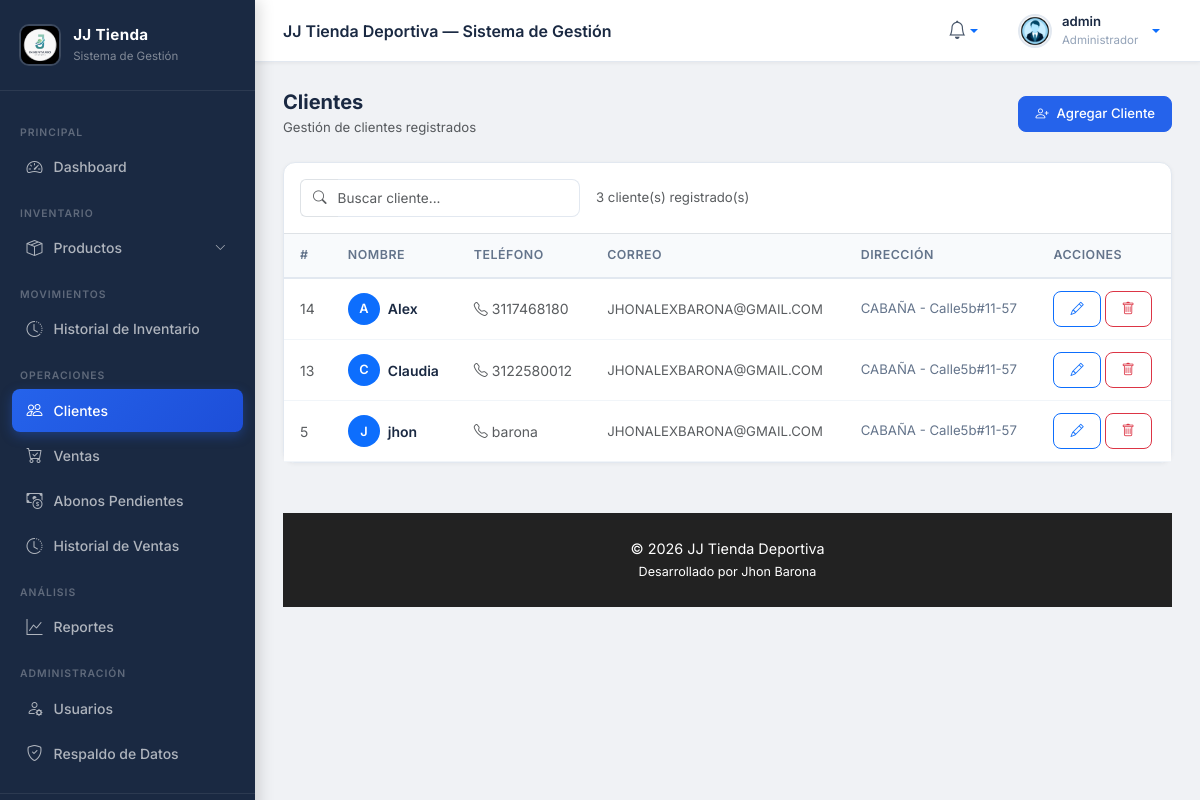
Before: /views/clientes/listar_clientes.php (signed in) with the older database file.
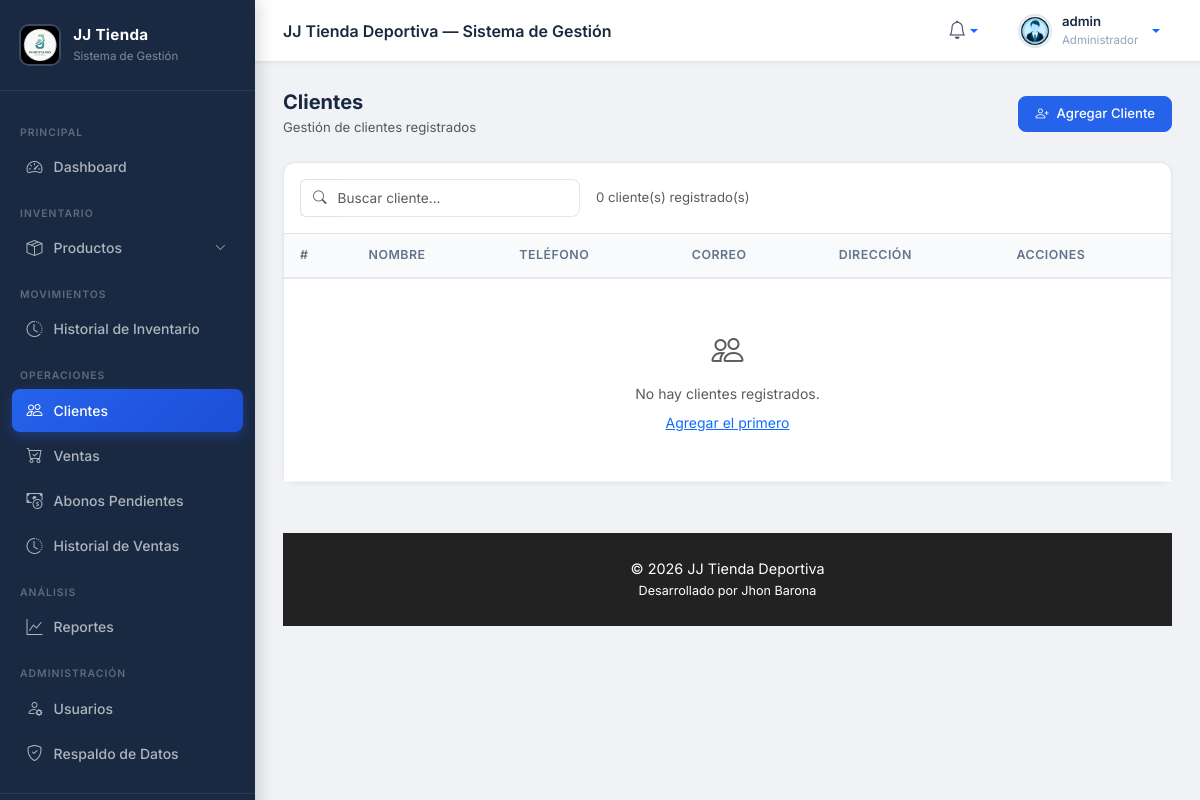
After: the same page with the newer database file.
### tables this page shows
CREATE TABLE `clientes` (
  `id_cliente` int(11) NOT NULL,
  `nombre` varchar(100) NOT NULL,
  `telefono` varchar(20) DEFAULT NULL,
  `correo` varchar(100) DEFAULT NULL,
  `direccion` varchar(150) DEFAULT NULL,
  `fecha_registro` timestamp NOT NULL DEFAULT current_timestamp()
);

### includes/auth.php (called while the page is built, shortened)
<?php
function rolActual() {
    return $_SESSION['rol'] ?? '';
}
function esAdmin() {
    return rolActual() === 'admin';
}

### controllers/clientesController.php (called while the page is built, shortened)
<?php
require_once __DIR__ . '/../models/clientesModel.php';
class ClientesController {
    private $model;
    public function __construct($db)
    {
        $this->model = new ClientesModel($db);
    }
    public function listar()
    {
        return $this->model->listar();
    }
}

### models/clientesModel.php (called while the page is built, shortened)
<?php
class ClientesModel {
    private $conn;
    public function __construct($db)
    {
        $this->conn = $db;
    }
    public function listar()
    {
        $sql = "SELECT * FROM clientes ORDER BY id_cliente DESC";
        $result = $this->conn->query($sql);
        return $result->fetch_all(MYSQLI_ASSOC);
    }
}

### views/clientes/listar_clientes.php (the view, shortened to what this page needs)
<?php
require_once __DIR__ . '/../../includes/auth.php';
require_once __DIR__ . '/../../controllers/clientesController.php';
$db = new Database();
$conn = $db->connect();
$controller = new ClientesController($conn);
$clientes = $controller->listar();
include __DIR__ . '/../../includes/layout.php';
?>
<div class="d-flex align-items-center justify-content-between mb-4">
    <div>
        <h5 class="fw-bold mb-1" style="color:#1a2942;">Clientes</h5>
        <p class="text-muted mb-0" style="font-size:0.825rem;">Gestión de clientes registrados</p>
    </div>
    <a href="agregar_cliente.php" class="btn btn-primary d-flex align-items-center gap-2">
        <i class="bi bi-person-plus"></i> Agregar Cliente
    </a>
</div>
<div class="card">
    <div class="card-body p-0">
        <div class="p-3 border-bottom d-flex align-items-center gap-3">
            <div class="input-group" style="max-width:280px;">
                <span class="input-group-text bg-white border-end-0">
                    <i class="bi bi-search text-muted" style="font-size:0.85rem;"></i>
                </span>
                <input type="text" id="buscador" class="form-control border-start-0 ps-0"
                       placeholder="Buscar cliente..." style="font-size:0.85rem;">
            </div>
            <span class="text-muted" style="font-size:0.825rem;">
                <?= count($clientes) ?> cliente(s) registrado(s)
            </span>
        </div>
        <div class="table-responsive">
            <table class="table mb-0" id="tablaClientes">
                <thead>
                    <tr>
                        <th>#</th>
                        <th>Nombre</th>
                        <th>Teléfono</th>
                        <th>Correo</th>
                        <th>Dirección</th>
                        <th>Acciones</th>
                    </tr>
                </thead>
                <tbody>
                <?php if (!empty($clientes)): ?>
                    <?php foreach ($clientes as $c): ?>
                    <tr>
                        <td class="text-muted"><?= $c['id_cliente'] ?></td>
                        <td>
                            <div class="d-flex align-items-center gap-2">
                                <div class="rounded-circle bg-primary d-flex align-items-center justify-content-center text-white"
                                     style="width:32px;height:32px;font-size:0.8rem;font-weight:600;flex-shrink:0;">
                                    <?= strtoupper(substr($c['nombre'], 0, 1)) ?>
                                </div>
                                <span class="fw-500" style="font-weight:600;color:#1a2942;">
                                    <?= htmlspecialchars($c['nombre']) ?>
                                </span>
                            </div>
                        </td>
                        <td>
                            <?php if($c['telefono']): ?>
                            <a href="tel:<?= $c['telefono'] ?>" class="text-decoration-none text-muted">
                                <i class="bi bi-telephone me-1"></i><?= htmlspecialchars($c['telefono']) ?>
                            </a>
                            <?php else: ?>
                            <span class="text-muted">—</span>
                            <?php endif; ?>
                        </td>
                        <td>
                            <?php if($c['correo']): ?>
                            <a href="mailto:<?= $c['correo'] ?>" class="text-decoration-none text-muted" style="font-size:0.825rem;">
                                <?= htmlspecialchars($c['correo']) ?>
                            </a>
                            <?php else: ?>
                            <span class="text-muted">—</span>
                            <?php endif; ?>
                        </td>
                        <td style="font-size:0.825rem;color:#64748b;">
                            <?= htmlspecialchars($c['direccion'] ?? '—') ?>
                        </td>
                        <td>
                            <div class="d-flex gap-1">
                                <a href="actualizar_cliente.php?id=<?= $c['id_cliente'] ?>"
                                   class="btn btn-sm btn-outline-primary" title="Editar">
                                    <i class="bi bi-pencil"></i>
                                </a>
<?php if (esAdmin()): ?>
                                <a href="eliminar_cliente.php?id=<?= $c['id_cliente'] ?>"
                                   class="btn btn-sm btn-outline-danger" title="Eliminar"
                                   onclick="return confirm('¿Seguro que deseas eliminar este cliente?')">
                                    <i class="bi bi-trash"></i>
                                </a>
<?php endif; ?>
                            </div>
                        </td>
                    </tr>
                    <?php endforeach; ?>
                <?php else: ?>
                    <tr>
                        <td colspan="6" class="text-center py-5 text-muted">
                            <i class="bi bi-people d-block mb-2" style="font-size:2rem;"></i>
                            No hay clientes registrados.
                            <a href="agregar_cliente.php" class="d-block mt-2 text-primary">Agregar el primero</a>
                        </td>
                    </tr>
                <?php endif; ?>
                </tbody>
            </table>
        </div>
    </div>
</div>
<?php include __DIR__ . '/../../includes/footer.php'; ?>

### includes/layout.php (shortened to what this page needs)
<?php
require_once __DIR__ . '/auth.php';
?>
<!DOCTYPE html>
<html lang="es">
<head>
<link href="https://cdn.jsdelivr.net/npm/bootstrap@5.3.2/dist/css/bootstrap.min.css" rel="stylesheet">
<link rel="stylesheet" href="https://cdn.jsdelivr.net/npm/bootstrap-icons@1.11.3/font/bootstrap-icons.css">
<link rel="stylesheet" href="<?= BASE_URL ?>/assets/css/style.css">
</head>
<body>
<aside class="sidebar">
    <div class="sidebar-brand">
        <img src="<?= BASE_URL ?>/assets/assets_img/logo.png" alt="Logo">
        <div class="sidebar-brand-text">
            <span>JJ Tienda</span>
            <span>Sistema de Gestión</span>
        </div>
    </div>
    <nav class="sidebar-nav">
        <?php if (esAdmin()): ?>
        <div class="sidebar-section-label">Principal</div>
        <a class="nav-link <?= basename($_SERVER['PHP_SELF']) == 'dashboard.php' ? 'active' : '' ?>"
           href="<?= BASE_URL ?>/views/dashboard.php">
            <i class="bi bi-speedometer2"></i> Dashboard
        </a>
        <?php endif; ?>
        <div class="sidebar-section-label">Inventario</div>
        <a class="nav-link <?= in_array(basename($_SERVER['PHP_SELF']), [
            'listar_productos.php','agregar_producto.php','actualizar_producto.php',
            'listar_categorias.php','agregar_categoria.php','actualizar_categoria.php'
        ]) ? 'active' : '' ?>"
           href="#productosSubmenu" data-bs-toggle="collapse"
           aria-expanded="<?= in_array(basename($_SERVER['PHP_SELF']), [
            'listar_productos.php','agregar_producto.php','actualizar_producto.php',
            'listar_categorias.php','agregar_categoria.php','actualizar_categoria.php'
           ]) ? 'true' : 'false' ?>">
            <i class="bi bi-box-seam"></i> Productos
            <i class="bi bi-chevron-down chevron"></i>
        </a>
        <?php if (esAdmin()): ?>
        <div class="sidebar-section-label">Movimientos</div>
        <a class="nav-link <?= basename($_SERVER['PHP_SELF']) == 'historial_movimientos.php' ? 'active' : '' ?>"
           href="<?= BASE_URL ?>/views/inventario/historial_movimientos.php">
            <i class="bi bi-clock-history"></i> Historial de Inventario
        </a>
        <?php endif; ?>
        <div class="sidebar-section-label">Operaciones</div>
        <a class="nav-link <?= basename($_SERVER['PHP_SELF']) == 'listar_clientes.php' ? 'active' : '' ?>"
           href="<?= BASE_URL ?>/views/clientes/listar_clientes.php">
            <i class="bi bi-people"></i> Clientes
        </a>
        <a class="nav-link <?= basename($_SERVER['PHP_SELF']) == 'registrar_venta.php' ? 'active' : '' ?>"
           href="<?= BASE_URL ?>/views/ventas/registrar_venta.php">
            <i class="bi bi-cart-check"></i> Ventas
        </a>
        <a class="nav-link <?= basename($_SERVER['PHP_SELF']) == 'abonos_pendientes.php' ? 'active' : '' ?>"
           href="<?= BASE_URL ?>/views/ventas/abonos_pendientes.php">
            <i class="bi bi-cash-coin"></i> Abonos Pendientes
        </a>
        <a class="nav-link <?= basename($_SERVER['PHP_SELF']) == 'historial_ventas.php' ? 'active' : '' ?>"
           href="<?= BASE_URL ?>/views/ventas/historial_ventas.php">
            <i class="bi bi-clock-history"></i> Historial de Ventas
        </a>
        <?php if (esAdmin()): ?>
        <div class="sidebar-section-label">Análisis</div>
        <a class="nav-link <?= in_array(basename($_SERVER['PHP_SELF']), ['reportes.php','reporte_inventario.php']) ? 'active' : '' ?>"
           href="<?= BASE_URL ?>/views/reportes/reportes.php">
            <i class="bi bi-graph-up"></i> Reportes
        </a>
        <div class="sidebar-section-label">Administración</div>
        <a class="nav-link <?= basename($_SERVER['PHP_SELF']) == 'usuarios.php' ? 'active' : '' ?>"
           href="<?= BASE_URL ?>/views/usuarios/usuarios.php">
            <i class="bi bi-person-gear"></i> Usuarios
        </a>
        <a class="nav-link <?= basename($_SERVER['PHP_SELF']) == 'backup.php' ? 'active' : '' ?>"
           href="<?= BASE_URL ?>/views/backup/backup.php">
            <i class="bi bi-shield-check"></i> Respaldo de Datos
        </a>
        <?php endif; ?>
    </nav>
    <div class="sidebar-footer">
    </div>
</aside>
<div class="main-content">
    <div class="topbar">
        <span class="topbar-title">JJ Tienda Deportiva &mdash; Sistema de Gestión</span>
        <div class="topbar-right">
            <div class="dropdown me-2">
                <a href="#" class="position-relative d-flex align-items-center justify-content-center dropdown-toggle"
                   data-bs-toggle="dropdown" style="width:38px;height:38px;border-radius:10px;text-decoration:none;
                   transition:background 0.2s;" onmouseover="this.style.background='#f0f2f5'" onmouseout="this.style.background='transparent'">
                    <i class="bi bi-bell" style="font-size:1.15rem;color:#475569;"></i>
                </a>
            </div>
            <div class="dropdown">
                <a href="#" class="topbar-user dropdown-toggle" data-bs-toggle="dropdown">
                    <img src="<?= !empty($_SESSION['foto_perfil']) ? htmlspecialchars($_SESSION['foto_perfil']) : BASE_URL . '/assets/assets_img/user.png' ?>" alt="Usuario">
                    <div class="topbar-user-info">
                        <span><?= htmlspecialchars($_SESSION['usuario']) ?></span>
                        <span><?= esAdmin() ? 'Administrador' : 'Vendedor' ?></span>
                    </div>
                </a>
            </div>
        </div>
    </div>
    <div class="page-content">

### includes/footer.php
  <footer style="margin-top: 50px; padding: 25px; text-align:center; background:#222; color:white;">
    <p style="margin:0;">© <?php echo date('Y'); ?> JJ Tienda Deportiva</p>
    <small>Desarrollado por Jhon Barona</small>
</footer>
</body>
</html>

### assets/assets_css/style.css (style rules this page uses)
body { font-family: 'Poppins', sans-serif; }

### includes/layout.php (style rules this page uses)
*, *::before, *::after { box-sizing: border-box; margin: 0; padding: 0; }
body { font-family: 'Inter', sans-serif; font-size: 0.9rem; background-color: #f0f2f5; color: #2d3748; display: flex; min-height: 100vh; }
.sidebar { width: 255px; min-height: 100vh; background: #1a2942; display: flex; flex-direction: column; position: fixed; top: 0; left: 0; z-index: 100; box-shadow: 4px 0 15px rgba(0,0,0,0.15); }
.sidebar-brand { padding: 1.5rem 1.2rem; border-bottom: 1px solid rgba(255,255,255,0.08); display: flex; align-items: center; gap: 12px; }
.sidebar-brand img { width: 42px; height: 42px; border-radius: 10px; object-fit: cover; border: 2px solid rgba(255,255,255,0.15); }
.sidebar-brand-text { display: flex; flex-direction: column; }
.sidebar-brand-text span:first-child { font-size: 0.95rem; font-weight: 700; color: #fff; letter-spacing: 0.3px; }
.sidebar-brand-text span:last-child { font-size: 0.72rem; color: rgba(255,255,255,0.45); margin-top: 1px; }
.sidebar-nav { padding: 1rem 0.75rem; flex: 1; overflow-y: auto; }
.sidebar-section-label { font-size: 0.65rem; font-weight: 600; color: rgba(255,255,255,0.3); text-transform: uppercase; letter-spacing: 1px; padding: 0.6rem 0.5rem 0.3rem; margin-top: 0.5rem; }
.nav-link { display: flex; align-items: center; gap: 10px; padding: 0.6rem 0.85rem; border-radius: 8px; color: rgba(255,255,255,0.65); font-weight: 500; font-size: 0.875rem; transition: all 0.2s ease; margin-bottom: 2px; text-decoration: none; }
.nav-link.active { background: linear-gradient(135deg, #2563eb, #1d4ed8); color: #fff; box-shadow: 0 4px 12px rgba(37,99,235,0.35); }
.nav-link i { font-size: 1rem; width: 18px; text-align: center; flex-shrink: 0; }
.nav-link .chevron { margin-left: auto; font-size: 0.7rem; transition: transform 0.2s; }
.sidebar-footer { padding: 1rem 1.2rem; border-top: 1px solid rgba(255,255,255,0.08); }
.main-content { margin-left: 255px; flex: 1; display: flex; flex-direction: column; min-height: 100vh; }
.topbar { background: #fff; padding: 0 1.75rem; height: 62px; display: flex; align-items: center; justify-content: space-between; border-bottom: 1px solid #e2e8f0; position: sticky; top: 0; z-index: 99; box-shadow: 0 1px 4px rgba(0,0,0,0.06); }
.topbar-title { font-size: 1rem; font-weight: 600; color: #1a2942; }
.topbar-right { display: flex; align-items: center; gap: 1rem; }
.topbar-user { display: flex; align-items: center; gap: 10px; cursor: pointer; padding: 0.4rem 0.75rem; border-radius: 10px; transition: background 0.2s; text-decoration: none; }
.topbar-user img { width: 34px; height: 34px; border-radius: 50%; object-fit: cover; border: 2px solid #e2e8f0; }
.topbar-user-info span:first-child { display: block; font-weight: 600; font-size: 0.825rem; color: #1a2942; }
.topbar-user-info span:last-child { display: block; font-size: 0.72rem; color: #94a3b8; }
.page-content { padding: 1.75rem; flex: 1; }
.card { background: #fff; border: 1px solid #e2e8f0; border-radius: 12px; box-shadow: 0 1px 4px rgba(0,0,0,0.05); transition: box-shadow 0.2s, transform 0.2s; color: #2d3748; }
.table { color: #2d3748; font-size: 0.875rem; }
.table thead th { background: #f8fafc; color: #64748b; font-weight: 600; font-size: 0.775rem; text-transform: uppercase; letter-spacing: 0.5px; border-bottom: 2px solid #e2e8f0; padding: 0.75rem 1rem; }
.table tbody td { padding: 0.75rem 1rem; border-bottom: 1px solid #f1f5f9; vertical-align: middle; }
.btn { font-family: 'Inter', sans-serif; font-weight: 500; font-size: 0.825rem; border-radius: 8px; padding: 0.45rem 1rem; transition: all 0.2s; }
.btn-primary { background: #2563eb; border-color: #2563eb; }
.form-control, .form-select { border: 1px solid #e2e8f0; border-radius: 8px; font-size: 0.875rem; color: #2d3748; padding: 0.5rem 0.85rem; transition: border-color 0.2s, box-shadow 0.2s; }

Changed rows visible on the page:
removed clientes: id_cliente "14", nombre "A", nombre "Alex", telefono "3117468180", correo "JHONALEXBARONA@GMAIL.COM", direccion "CABAÑA - Calle5b#11-57"
removed clientes: id_cliente "13", nombre "C", nombre "Claudia", telefono "3122580012", correo "JHONALEXBARONA@GMAIL.COM", direccion "CABAÑA - Calle5b#11-57"
removed clientes: id_cliente "5", nombre "J", nombre "jhon", telefono "barona", correo "JHONALEXBARONA@GMAIL.COM", direccion "CABAÑA - Calle5b#11-57"
Other visible differences:
count($clientes): "3" → "0"
text now shown: "No hay clientes registrados. Agregar el primero"
